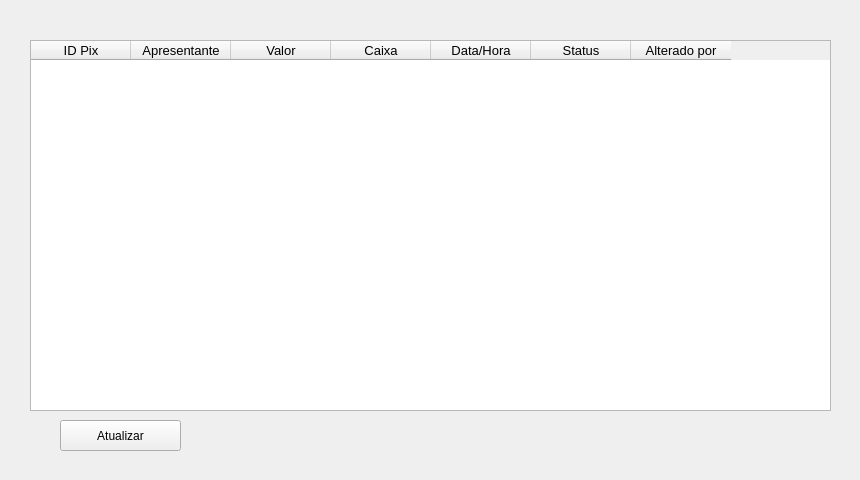
          <widget class="QWidget" name="page_consultar">
           <widget class="QLabel" name="label_5">
            <property name="geometry">
             <rect>
              <x>10</x>
              <y>-10</y>
              <width>841</width>
              <height>471</height>
             </rect>
            </property>
            <property name="font">
             <font>
              <family>MS Shell Dlg 2</family>
              <pointsize>15</pointsize>
              <weight>50</weight>
              <italic>false</italic>
              <bold>false</bold>
             </font>
            </property>
            <property name="styleSheet">
             <string notr="true"/>
            </property>
            <property name="text">
             <string/>
            </property>
           </widget>
           <widget class="QTableWidget" name="tableConsultaPix">
            <property name="geometry">
             <rect>
              <x>30</x>
              <y>40</y>
              <width>801</width>
              <height>371</height>
             </rect>
            </property>
            <property name="font">
             <font>
              <family>MS Shell Dlg 2</family>
              <pointsize>10</pointsize>
              <weight>50</weight>
              <italic>false</italic>
              <bold>false</bold>
             </font>
            </property>
            <property name="styleSheet">
             <string notr="true">font: 10pt &quot;MS Shell Dlg 2&quot;;</string>
            </property>
            <property name="alternatingRowColors">
             <bool>true</bool>
            </property>
            <column>
             <property name="text">
              <string>ID Pix</string>
             </property>
             <property name="textAlignment">
              <set>AlignCenter</set>
             </property>
            </column>
            <column>
             <property name="text">
              <string>Apresentante</string>
             </property>
             <property name="textAlignment">
              <set>AlignCenter</set>
             </property>
            </column>
            <column>
             <property name="text">
              <string>Valor</string>
             </property>
             <property name="textAlignment">
              <set>AlignCenter</set>
             </property>
            </column>
            <column>
             <property name="text">
              <string>Caixa</string>
             </property>
             <property name="textAlignment">
              <set>AlignCenter</set>
             </property>
            </column>
            <column>
             <property name="text">
              <string>Data/Hora</string>
             </property>
             <property name="textAlignment">
              <set>AlignCenter</set>
             </property>
            </column>
            <column>
             <property name="text">
              <string>Status</string>
             </property>
             <property name="textAlignment">
              <set>AlignCenter</set>
             </property>
            </column>
            <column>
             <property name="text">
              <string>Alterado por</string>
             </property>
             <property name="textAlignment">
              <set>AlignCenter</set>
             </property>
            </column>
           </widget>
           <widget class="QPushButton" name="pushButton">
            <property name="geometry">
             <rect>
              <x>60</x>
              <y>420</y>
              <width>121</width>
              <height>31</height>
             </rect>
            </property>
            <property name="text">
             <string>Atualizar</string>
            </property>
           </widget>
          </widget>
